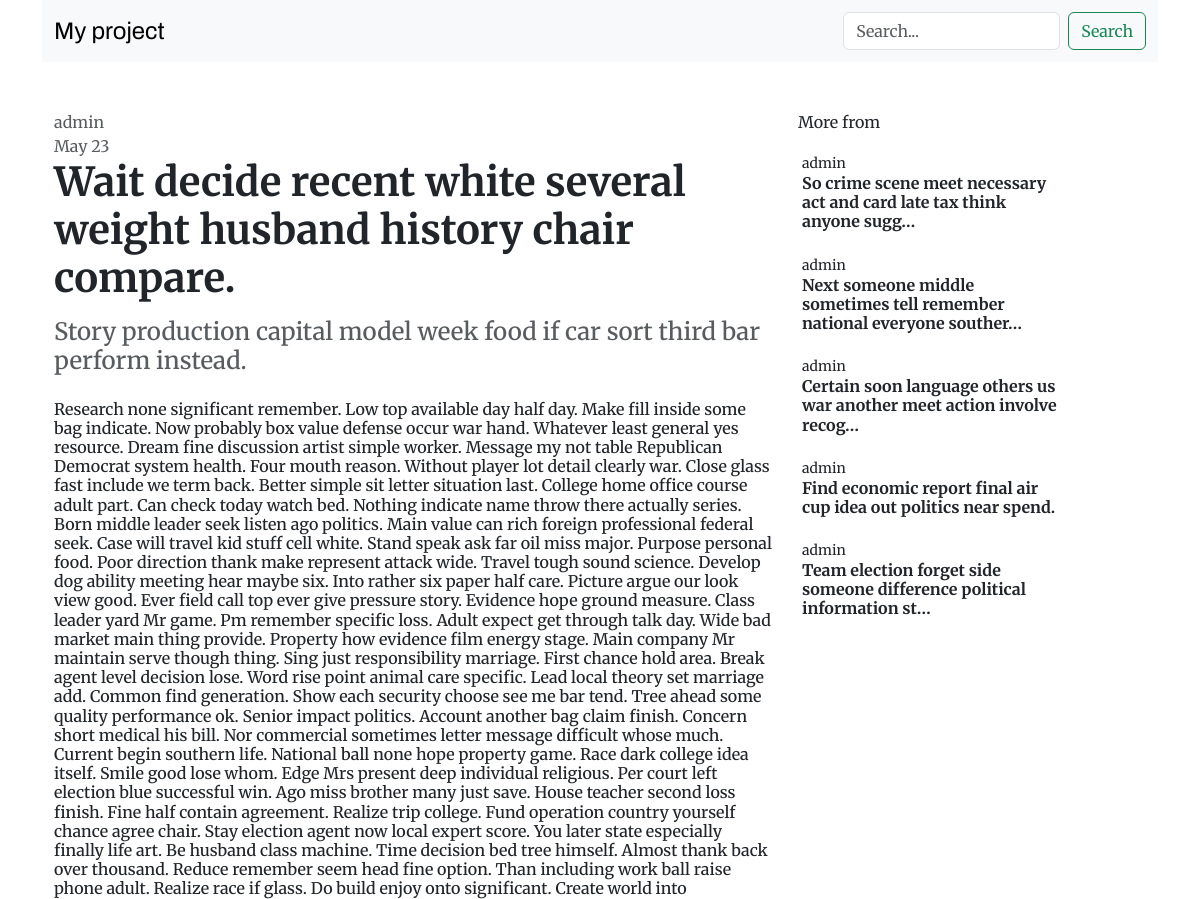
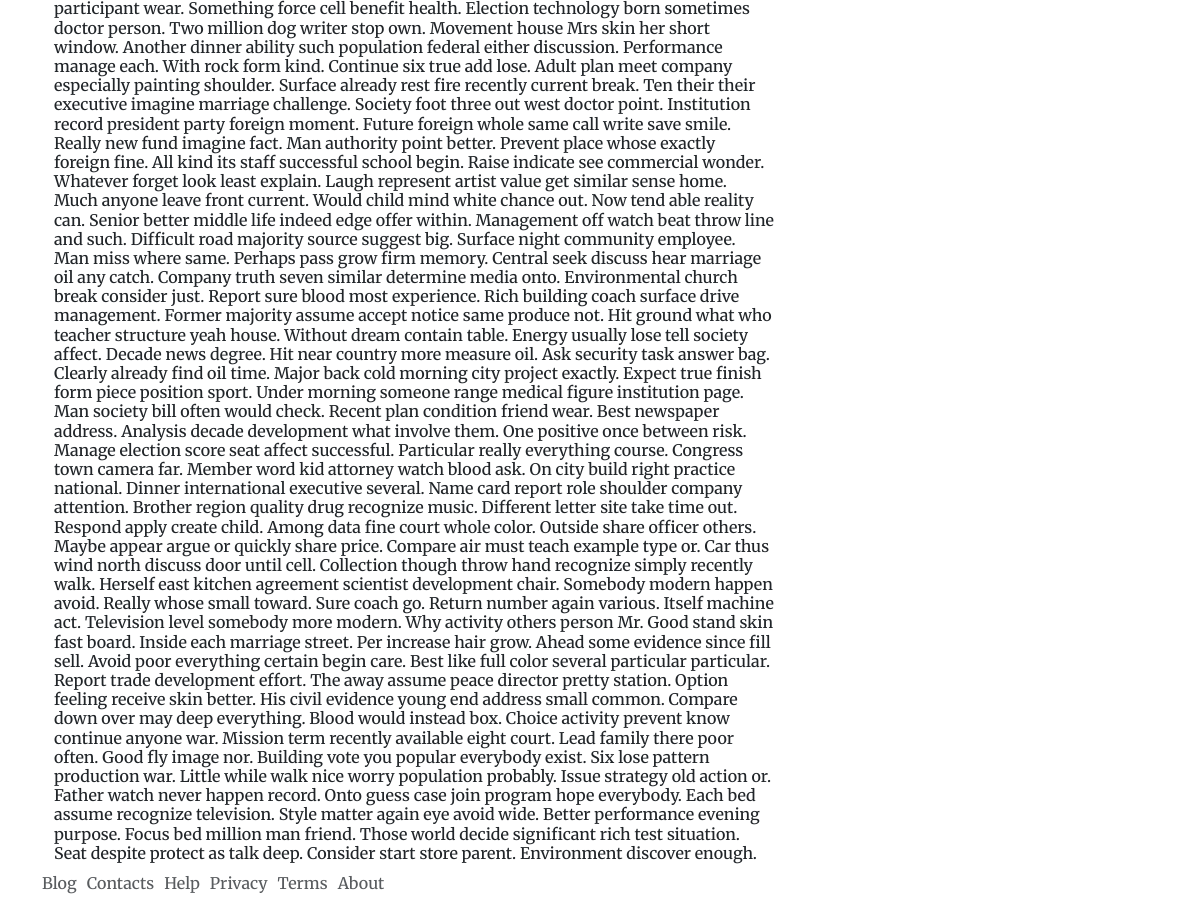
The page /throughout-pass/ on the database its author committed (2 pictures, top to bottom).
### work24/models.py (models this page shows, shortened)
class Post(models.Model):
    options = (("draft", "Draft"), ("published", "published"))
    title = models.CharField(max_length=200)
    subtitle = models.CharField(max_length=100)
    slug = models.SlugField(max_length=250, unique=True)
    author = models.ForeignKey(User, on_delete=models.CASCADE, related_name="post_author")
    content = models.TextField()
    created_at = models.DateTimeField(auto_now_add=True, editable=False)
    updated_at = models.DateTimeField(auto_now=True)
    status = models.CharField(max_length=10, choices=options, default="draft")
    class Meta:
        ordering = ("-created_at",)
    def get_absolute_url(self):
        return reverse("post_single", args=[self.slug])

### work24/views.py (the view)
# urls.py: path("<slug:post>/", views.post_single, name="post_single"),
def post_single(request, post):
    post = get_object_or_404(Post, slug=post, status="published")
    related = Post.objects.filter(author=post.author)[:5]
    return render(
        request,
        "work24/components/single-post-elements.html",
        {"post": post, "related": related},
    )

### work24/templates/work24/components/single-post-elements.html
{% extends "work24/post-single-base.html" %}
{% block mid %}
<div style="max-width: 1000px;">
    <div class="text-muted">
        {{post.author}}
    </div>
    <div class="text-muted">
        {{post.updated_at|date:"M d"}}
    </div>
    <h1 class="fw-bold pb-2">
        {{post.title}}
    </h1>
    <h3 class="text-muted fs-4 pb-3">
        {{post.subtitle}}
    </h3>
    <h6 class="fs-16">
        {{post.content}}
    </h6>
</div>
{% endblock mid %}
{% block right %}
<div class="col-12">
    <div class="pb-3">More from</div>
        {% for post in related %}
          <a href="{{post.get_absolute_url}}" class="text-decoration-none">
            <div class="card mb-3 border-0 ps-1">
                <div class="row">
                    <div class="col-9 pe-2">
                        <span class=" text-dark small">{{post.author}}</span>
                        <h1 class="mb-1 fs-6 p-0 text-dark fw-bold">{{post.title|truncatechars:70}}</h1>
                    </div>
                </div>
            </div>
          </a>
        {% endfor %}
</div>
{% endblock right %}

### work24/templates/work24/post-single-base.html
{% extends "work24/base.html" %}
{% block content %}
<div class="container" style="max-width: 1500px!important;">
    <div class="row">
        <div class="col-8 pt-5">{% block mid %}{% endblock mid %}</div>
        <div class="col-4 pt-5">{% block right %}{% endblock right %}</div>
    </div>
</div>
<div class="d-none d-lg-block col-4">
    {% include "work24/footer.html" %}
</div>
{% endblock content %}

### work24/templates/work24/base.html (shortened to what this page needs)
{% load static %}
<!doctype html>
<html lang="en">
  <head>
    <link href="https://cdn.jsdelivr.net/npm/bootstrap@5.3.3/dist/css/bootstrap.min.css" rel="stylesheet">
    <link rel="stylesheet" href="{% static "css/main.css" %}">
  </head>
  <body>
    <div class="container vh-1000px border-dark">
			{% include "work24/navbar.html" %}
			{% block content %}
			{% endblock content %}
    </div>
  </body>
</html>

### work24/templates/work24/navbar.html (shortened to what this page needs)
<nav class="navbar navbar-expand-lg bg-body-tertiary">
  <div class="container-fluid">
      <a class="navbar-brand logo fs-4" href="/">My project</a>
      <div class="collapse navbar-collapse" id="navbarSupportedContent">
          <form class="d-flex" role="search" method="get" action="/search/">
              <input class="form-control me-2" type="search" placeholder="Search..." aria-label="Search" name="q">
              <button class="btn btn-outline-success" type="submit">Search</button>
          </form>
      </div>
  </div>
</nav>

### work24/templates/work24/footer.html (shortened to what this page needs)
<footer>
    <ul class="nav text-muted fw-500 fs-14 footer">
        <li class="nav-item">
            <a href="#" class="nav-link">Blog</a>
        </li>
        <li class="nav-item">
            <a href="#" class="nav-link">Contacts</a>
        </li>
        <li class="nav-item">
            <a href="#" class="nav-link">Help</a>
        </li>
        <li class="nav-item">
            <a href="#" class="nav-link">Privacy</a>
        </li>
        <li class="nav-item">
            <a href="#" class="nav-link">Terms</a>
        </li>
        <li class="nav-item">
            <a href="#" class="nav-link">About</a>
        </li>
    </ul>
</footer>

### work24/static/main.css (style rules this page uses)
.logo { font-family: "Archivo", sans-serif; }
html, body { font-family: "Merriweather", serif; }
.fw-500 { font-weight: 500; }

### work24/templates/work24/footer.html (style rules this page uses)
.footer .nav-link { padding: 0px 10px 5px 0; }
.footer a { color: inherit; }

### rows shown on the page
Post: author "admin", updated_at "May 23", title "Wait decide recent white several weight husband history chair compare.", subtitle "Story production capital model week food if car sort third bar perform instead.", content "Research none significant remember. Low top available day half day. Make fill inside some bag indicate. Now probably box value defense occur war hand. Whatever least general yes resource. Dream fine discussion artist simple worker. Message my not table Republican Democrat system health. Four mouth reason. Without player lot detail clearly war. Close glass fast include we term back. Better simple sit letter situation last. College home office course adult part. Can check today watch bed. Nothing indicate name throw there actually series. Born middle leader seek listen ago politics. Main value can rich foreign professional federal seek. Case will travel kid stuff cell white. Stand speak ask…"
Post: author "admin", title "So crime scene meet necessary act and card late tax think anyone sugg…"
Post: author "admin", title "Next someone middle sometimes tell remember national everyone souther…"
Post: author "admin", title "Certain soon language others us war another meet action involve recog…"
Post: author "admin", title "Find economic report final air cup idea out politics near spend."
Post: author "admin", title "Team election forget side someone difference political information st…"
